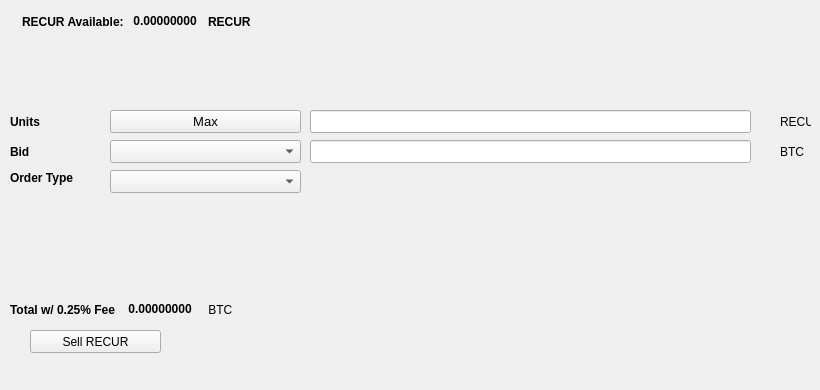
   <widget class="QWidget" name="SellTab">
    <attribute name="title">
     <string>Sell</string>
    </attribute>
    <widget class="QLabel" name="label_16">
     <property name="geometry">
      <rect>
       <x>780</x>
       <y>140</y>
       <width>31</width>
       <height>23</height>
      </rect>
     </property>
     <property name="text">
      <string>BTC</string>
     </property>
    </widget>
    <widget class="QComboBox" name="SellBidcomboBox">
     <property name="geometry">
      <rect>
       <x>110</x>
       <y>140</y>
       <width>191</width>
       <height>23</height>
      </rect>
     </property>
     <property name="font">
      <font>
       <pointsize>10</pointsize>
      </font>
     </property>
    </widget>
    <widget class="QLabel" name="label_18">
     <property name="geometry">
      <rect>
       <x>10</x>
       <y>110</y>
       <width>46</width>
       <height>23</height>
      </rect>
     </property>
     <property name="font">
      <font>
       <weight>75</weight>
       <bold>true</bold>
      </font>
     </property>
     <property name="text">
      <string>Units</string>
     </property>
    </widget>
    <widget class="QPushButton" name="Sell_Max_Amount">
     <property name="geometry">
      <rect>
       <x>110</x>
       <y>110</y>
       <width>191</width>
       <height>23</height>
      </rect>
     </property>
     <property name="font">
      <font>
       <pointsize>10</pointsize>
      </font>
     </property>
     <property name="text">
      <string>Max</string>
     </property>
    </widget>
    <widget class="QLabel" name="label_20">
     <property name="geometry">
      <rect>
       <x>10</x>
       <y>170</y>
       <width>91</width>
       <height>16</height>
      </rect>
     </property>
     <property name="font">
      <font>
       <weight>75</weight>
       <bold>true</bold>
      </font>
     </property>
     <property name="text">
      <string>Order Type</string>
     </property>
    </widget>
    <widget class="QComboBox" name="SellOrdertypeCombo">
     <property name="geometry">
      <rect>
       <x>110</x>
       <y>170</y>
       <width>191</width>
       <height>23</height>
      </rect>
     </property>
     <property name="font">
      <font>
       <pointsize>10</pointsize>
      </font>
     </property>
    </widget>
    <widget class="QLabel" name="label_21">
     <property name="geometry">
      <rect>
       <x>10</x>
       <y>140</y>
       <width>46</width>
       <height>23</height>
      </rect>
     </property>
     <property name="font">
      <font>
       <weight>75</weight>
       <bold>true</bold>
      </font>
     </property>
     <property name="text">
      <string>Bid</string>
     </property>
    </widget>
    <widget class="QLabel" name="label_22">
     <property name="geometry">
      <rect>
       <x>780</x>
       <y>110</y>
       <width>31</width>
       <height>23</height>
      </rect>
     </property>
     <property name="text">
      <string>RECUR</string>
     </property>
    </widget>
    <widget class="QLineEdit" name="UnitsInputRECUR">
     <property name="geometry">
      <rect>
       <x>310</x>
       <y>110</y>
       <width>441</width>
       <height>23</height>
      </rect>
     </property>
     <property name="font">
      <font>
       <pointsize>9</pointsize>
       <weight>75</weight>
       <bold>true</bold>
      </font>
     </property>
    </widget>
    <widget class="QLineEdit" name="SellBidPriceEdit">
     <property name="geometry">
      <rect>
       <x>310</x>
       <y>140</y>
       <width>441</width>
       <height>23</height>
      </rect>
     </property>
     <property name="font">
      <font>
       <pointsize>9</pointsize>
       <weight>75</weight>
       <bold>true</bold>
      </font>
     </property>
    </widget>
    <widget class="QPushButton" name="SellRECURBTN">
     <property name="geometry">
      <rect>
       <x>30</x>
       <y>330</y>
       <width>131</width>
       <height>23</height>
      </rect>
     </property>
     <property name="text">
      <string>Sell RECUR</string>
     </property>
     <property name="icon">
      <iconset>
       <normaloff>:/icons/bitcoin</normaloff>:/icons/bitcoin</iconset>
     </property>
    </widget>
    <widget class="QWidget" name="layoutWidget3">
     <property name="geometry">
      <rect>
       <x>22</x>
       <y>12</y>
       <width>258</width>
       <height>19</height>
      </rect>
     </property>
     <layout class="QHBoxLayout" name="horizontalLayout">
      <item>
       <widget class="QLabel" name="label232_2">
        <property name="font">
         <font>
          <weight>75</weight>
          <bold>true</bold>
         </font>
        </property>
        <property name="text">
         <string>RECUR Available:</string>
        </property>
       </widget>
      </item>
      <item>
       <widget class="QLabel" name="RECURAvailableLabel">
        <property name="palette">
         <palette>
          <active>
           <colorrole role="WindowText">
            <brush brushstyle="SolidPattern">
             <color alpha="255">
              <red>0</red>
              <green>0</green>
              <blue>0</blue>
             </color>
            </brush>
           </colorrole>
           <colorrole role="Button">
            <brush brushstyle="SolidPattern">
             <color alpha="255">
              <red>0</red>
              <green>170</green>
              <blue>0</blue>
             </color>
            </brush>
           </colorrole>
           <colorrole role="Light">
            <brush brushstyle="SolidPattern">
             <color alpha="255">
              <red>0</red>
              <green>255</green>
              <blue>0</blue>
             </color>
            </brush>
           </colorrole>
           <colorrole role="Midlight">
            <brush brushstyle="SolidPattern">
             <color alpha="255">
              <red>0</red>
              <green>212</green>
              <blue>0</blue>
             </color>
            </brush>
           </colorrole>
           <colorrole role="Dark">
            <brush brushstyle="SolidPattern">
             <color alpha="255">
              <red>0</red>
              <green>85</green>
              <blue>0</blue>
             </color>
            </brush>
           </colorrole>
           <colorrole role="Mid">
            <brush brushstyle="SolidPattern">
             <color alpha="255">
              <red>0</red>
              <green>113</green>
              <blue>0</blue>
             </color>
            </brush>
           </colorrole>
           <colorrole role="Text">
            <brush brushstyle="SolidPattern">
             <color alpha="255">
              <red>0</red>
              <green>170</green>
              <blue>0</blue>
             </color>
            </brush>
           </colorrole>
           <colorrole role="BrightText">
            <brush brushstyle="SolidPattern">
             <color alpha="255">
              <red>255</red>
              <green>255</green>
              <blue>255</blue>
             </color>
            </brush>
           </colorrole>
           <colorrole role="ButtonText">
            <brush brushstyle="SolidPattern">
             <color alpha="255">
              <red>0</red>
              <green>0</green>
              <blue>0</blue>
             </color>
            </brush>
           </colorrole>
           <colorrole role="Base">
            <brush brushstyle="SolidPattern">
             <color alpha="255">
              <red>255</red>
              <green>255</green>
              <blue>255</blue>
             </color>
            </brush>
           </colorrole>
           <colorrole role="Window">
            <brush brushstyle="SolidPattern">
             <color alpha="255">
              <red>0</red>
              <green>170</green>
              <blue>0</blue>
             </color>
            </brush>
           </colorrole>
           <colorrole role="Shadow">
            <brush brushstyle="SolidPattern">
             <color alpha="255">
              <red>0</red>
              <green>0</green>
              <blue>0</blue>
             </color>
            </brush>
           </colorrole>
           <colorrole role="AlternateBase">
            <brush brushstyle="SolidPattern">
             <color alpha="255">
              <red>127</red>
              <green>212</green>
              <blue>127</blue>
             </color>
            </brush>
           </colorrole>
           <colorrole role="ToolTipBase">
            <brush brushstyle="SolidPattern">
             <color alpha="255">
              <red>255</red>
              <green>255</green>
              <blue>220</blue>
             </color>
            </brush>
           </colorrole>
           <colorrole role="ToolTipText">
            <brush brushstyle="SolidPattern">
             <color alpha="255">
              <red>0</red>
              <green>0</green>
              <blue>0</blue>
             </color>
            </brush>
           </colorrole>
          </active>
          <inactive>
           <colorrole role="WindowText">
            <brush brushstyle="SolidPattern">
             <color alpha="255">
              <red>0</red>
              <green>0</green>
              <blue>0</blue>
             </color>
            </brush>
           </colorrole>
           <colorrole role="Button">
            <brush brushstyle="SolidPattern">
             <color alpha="255">
              <red>0</red>
              <green>170</green>
              <blue>0</blue>
             </color>
            </brush>
           </colorrole>
           <colorrole role="Light">
            <brush brushstyle="SolidPattern">
             <color alpha="255">
              <red>0</red>
              <green>255</green>
              <blue>0</blue>
             </color>
            </brush>
           </colorrole>
           <colorrole role="Midlight">
            <brush brushstyle="SolidPattern">
             <color alpha="255">
              <red>0</red>
              <green>212</green>
              <blue>0</blue>
             </color>
            </brush>
           </colorrole>
           <colorrole role="Dark">
            <brush brushstyle="SolidPattern">
             <color alpha="255">
              <red>0</red>
              <green>85</green>
              <blue>0</blue>
             </color>
            </brush>
           </colorrole>
           <colorrole role="Mid">
            <brush brushstyle="SolidPattern">
             <color alpha="255">
              <red>0</red>
              <green>113</green>
              <blue>0</blue>
             </color>
            </brush>
           </colorrole>
           <colorrole role="Text">
            <brush brushstyle="SolidPattern">
             <color alpha="255">
              <red>0</red>
              <green>170</green>
              <blue>0</blue>
             </color>
            </brush>
           </colorrole>
           <colorrole role="BrightText">
            <brush brushstyle="SolidPattern">
             <color alpha="255">
              <red>255</red>
              <green>255</green>
              <blue>255</blue>
             </color>
            </brush>
           </colorrole>
           <colorrole role="ButtonText">
            <brush brushstyle="SolidPattern">
             <color alpha="255">
              <red>0</red>
              <green>0</green>
              <blue>0</blue>
             </color>
            </brush>
           </colorrole>
           <colorrole role="Base">
            <brush brushstyle="SolidPattern">
             <color alpha="255">
              <red>255</red>
              <green>255</green>
              <blue>255</blue>
             </color>
            </brush>
           </colorrole>
           <colorrole role="Window">
            <brush brushstyle="SolidPattern">
             <color alpha="255">
              <red>0</red>
              <green>170</green>
              <blue>0</blue>
             </color>
            </brush>
           </colorrole>
           <colorrole role="Shadow">
            <brush brushstyle="SolidPattern">
             <color alpha="255">
              <red>0</red>
              <green>0</green>
              <blue>0</blue>
             </color>
            </brush>
           </colorrole>
           <colorrole role="AlternateBase">
            <brush brushstyle="SolidPattern">
             <color alpha="255">
              <red>127</red>
              <green>212</green>
              <blue>127</blue>
             </color>
            </brush>
           </colorrole>
           <colorrole role="ToolTipBase">
            <brush brushstyle="SolidPattern">
             <color alpha="255">
              <red>255</red>
              <green>255</green>
              <blue>220</blue>
             </color>
            </brush>
           </colorrole>
           <colorrole role="ToolTipText">
            <brush brushstyle="SolidPattern">
             <color alpha="255">
              <red>0</red>
              <green>0</green>
              <blue>0</blue>
             </color>
            </brush>
           </colorrole>
          </inactive>
          <disabled>
           <colorrole role="WindowText">
            <brush brushstyle="SolidPattern">
             <color alpha="255">
              <red>0</red>
              <green>85</green>
              <blue>0</blue>
             </color>
            </brush>
           </colorrole>
           <colorrole role="Button">
            <brush brushstyle="SolidPattern">
             <color alpha="255">
              <red>0</red>
              <green>170</green>
              <blue>0</blue>
             </color>
            </brush>
           </colorrole>
           <colorrole role="Light">
            <brush brushstyle="SolidPattern">
             <color alpha="255">
              <red>0</red>
              <green>255</green>
              <blue>0</blue>
             </color>
            </brush>
           </colorrole>
           <colorrole role="Midlight">
            <brush brushstyle="SolidPattern">
             <color alpha="255">
              <red>0</red>
              <green>212</green>
              <blue>0</blue>
             </color>
            </brush>
           </colorrole>
           <colorrole role="Dark">
            <brush brushstyle="SolidPattern">
             <color alpha="255">
              <red>0</red>
              <green>85</green>
              <blue>0</blue>
             </color>
            </brush>
           </colorrole>
           <colorrole role="Mid">
            <brush brushstyle="SolidPattern">
             <color alpha="255">
              <red>0</red>
              <green>113</green>
              <blue>0</blue>
             </color>
            </brush>
           </colorrole>
           <colorrole role="Text">
            <brush brushstyle="SolidPattern">
             <color alpha="255">
              <red>0</red>
              <green>85</green>
              <blue>0</blue>
             </color>
            </brush>
           </colorrole>
           <colorrole role="BrightText">
            <brush brushstyle="SolidPattern">
             <color alpha="255">
              <red>255</red>
              <green>255</green>
              <blue>255</blue>
             </color>
            </brush>
           </colorrole>
           <colorrole role="ButtonText">
            <brush brushstyle="SolidPattern">
             <color alpha="255">
              <red>0</red>
              <green>85</green>
              <blue>0</blue>
             </color>
            </brush>
           </colorrole>
           <colorrole role="Base">
            <brush brushstyle="SolidPattern">
             <color alpha="255">
              <red>0</red>
              <green>170</green>
              <blue>0</blue>
             </color>
            </brush>
           </colorrole>
           <colorrole role="Window">
            <brush brushstyle="SolidPattern">
             <color alpha="255">
              <red>0</red>
              <green>170</green>
              <blue>0</blue>
             </color>
            </brush>
           </colorrole>
           <colorrole role="Shadow">
            <brush brushstyle="SolidPattern">
             <color alpha="255">
              <red>0</red>
              <green>0</green>
              <blue>0</blue>
             </color>
            </brush>
           </colorrole>
           <colorrole role="AlternateBase">
            <brush brushstyle="SolidPattern">
             <color alpha="255">
              <red>0</red>
              <green>170</green>
              <blue>0</blue>
             </color>
            </brush>
           </colorrole>
           <colorrole role="ToolTipBase">
            <brush brushstyle="SolidPattern">
             <color alpha="255">
              <red>255</red>
              <green>255</green>
              <blue>220</blue>
             </color>
            </brush>
           </colorrole>
           <colorrole role="ToolTipText">
            <brush brushstyle="SolidPattern">
             <color alpha="255">
              <red>0</red>
              <green>0</green>
              <blue>0</blue>
             </color>
            </brush>
           </colorrole>
          </disabled>
         </palette>
        </property>
        <property name="font">
         <font>
          <weight>75</weight>
          <bold>true</bold>
         </font>
        </property>
        <property name="text">
         <string> 0.00000000 </string>
        </property>
        <property name="textInteractionFlags">
         <set>Qt::LinksAccessibleByMouse|Qt::TextSelectableByKeyboard|Qt::TextSelectableByMouse</set>
        </property>
       </widget>
      </item>
      <item>
       <widget class="QLabel" name="labelRECUR">
        <property name="font">
         <font>
          <weight>75</weight>
          <bold>true</bold>
         </font>
        </property>
        <property name="text">
         <string>RECUR</string>
        </property>
       </widget>
      </item>
     </layout>
    </widget>
    <widget class="QWidget" name="layoutWidget">
     <property name="geometry">
      <rect>
       <x>10</x>
       <y>300</y>
       <width>268</width>
       <height>19</height>
      </rect>
     </property>
     <layout class="QHBoxLayout" name="horizontalLayout_2">
      <item>
       <widget class="QLabel" name="label_19">
        <property name="font">
         <font>
          <weight>75</weight>
          <bold>true</bold>
         </font>
        </property>
        <property name="text">
         <string>Total w/ 0.25% Fee </string>
        </property>
       </widget>
      </item>
      <item>
       <widget class="QLabel" name="SellCostLabel">
        <property name="palette">
         <palette>
          <active>
           <colorrole role="WindowText">
            <brush brushstyle="SolidPattern">
             <color alpha="255">
              <red>0</red>
              <green>0</green>
              <blue>0</blue>
             </color>
            </brush>
           </colorrole>
           <colorrole role="Button">
            <brush brushstyle="SolidPattern">
             <color alpha="255">
              <red>0</red>
              <green>170</green>
              <blue>0</blue>
             </color>
            </brush>
           </colorrole>
           <colorrole role="Light">
            <brush brushstyle="SolidPattern">
             <color alpha="255">
              <red>0</red>
              <green>255</green>
              <blue>0</blue>
             </color>
            </brush>
           </colorrole>
           <colorrole role="Midlight">
            <brush brushstyle="SolidPattern">
             <color alpha="255">
              <red>0</red>
              <green>212</green>
              <blue>0</blue>
             </color>
            </brush>
           </colorrole>
           <colorrole role="Dark">
            <brush brushstyle="SolidPattern">
             <color alpha="255">
              <red>0</red>
              <green>85</green>
              <blue>0</blue>
             </color>
            </brush>
           </colorrole>
           <colorrole role="Mid">
            <brush brushstyle="SolidPattern">
             <color alpha="255">
              <red>0</red>
              <green>113</green>
              <blue>0</blue>
             </color>
            </brush>
           </colorrole>
           <colorrole role="Text">
            <brush brushstyle="SolidPattern">
             <color alpha="255">
              <red>0</red>
              <green>170</green>
              <blue>0</blue>
             </color>
            </brush>
           </colorrole>
           <colorrole role="BrightText">
            <brush brushstyle="SolidPattern">
             <color alpha="255">
              <red>255</red>
              <green>255</green>
              <blue>255</blue>
             </color>
            </brush>
           </colorrole>
           <colorrole role="ButtonText">
            <brush brushstyle="SolidPattern">
             <color alpha="255">
              <red>0</red>
              <green>0</green>
              <blue>0</blue>
             </color>
            </brush>
           </colorrole>
           <colorrole role="Base">
            <brush brushstyle="SolidPattern">
             <color alpha="255">
              <red>255</red>
              <green>255</green>
              <blue>255</blue>
             </color>
            </brush>
           </colorrole>
           <colorrole role="Window">
            <brush brushstyle="SolidPattern">
             <color alpha="255">
              <red>0</red>
              <green>170</green>
              <blue>0</blue>
             </color>
            </brush>
           </colorrole>
           <colorrole role="Shadow">
            <brush brushstyle="SolidPattern">
             <color alpha="255">
              <red>0</red>
              <green>0</green>
              <blue>0</blue>
             </color>
            </brush>
           </colorrole>
           <colorrole role="AlternateBase">
            <brush brushstyle="SolidPattern">
             <color alpha="255">
              <red>127</red>
              <green>212</green>
              <blue>127</blue>
             </color>
            </brush>
           </colorrole>
           <colorrole role="ToolTipBase">
            <brush brushstyle="SolidPattern">
             <color alpha="255">
              <red>255</red>
              <green>255</green>
              <blue>220</blue>
             </color>
            </brush>
           </colorrole>
           <colorrole role="ToolTipText">
            <brush brushstyle="SolidPattern">
             <color alpha="255">
              <red>0</red>
              <green>0</green>
              <blue>0</blue>
             </color>
            </brush>
           </colorrole>
          </active>
          <inactive>
           <colorrole role="WindowText">
            <brush brushstyle="SolidPattern">
             <color alpha="255">
              <red>0</red>
              <green>0</green>
              <blue>0</blue>
             </color>
            </brush>
           </colorrole>
           <colorrole role="Button">
            <brush brushstyle="SolidPattern">
             <color alpha="255">
              <red>0</red>
              <green>170</green>
              <blue>0</blue>
             </color>
            </brush>
           </colorrole>
           <colorrole role="Light">
            <brush brushstyle="SolidPattern">
             <color alpha="255">
              <red>0</red>
              <green>255</green>
              <blue>0</blue>
             </color>
            </brush>
           </colorrole>
           <colorrole role="Midlight">
            <brush brushstyle="SolidPattern">
             <color alpha="255">
              <red>0</red>
              <green>212</green>
              <blue>0</blue>
             </color>
            </brush>
           </colorrole>
           <colorrole role="Dark">
            <brush brushstyle="SolidPattern">
             <color alpha="255">
              <red>0</red>
              <green>85</green>
              <blue>0</blue>
             </color>
            </brush>
           </colorrole>
           <colorrole role="Mid">
            <brush brushstyle="SolidPattern">
             <color alpha="255">
              <red>0</red>
              <green>113</green>
              <blue>0</blue>
             </color>
            </brush>
           </colorrole>
           <colorrole role="Text">
            <brush brushstyle="SolidPattern">
             <color alpha="255">
              <red>0</red>
              <green>170</green>
              <blue>0</blue>
             </color>
            </brush>
           </colorrole>
           <colorrole role="BrightText">
            <brush brushstyle="SolidPattern">
             <color alpha="255">
              <red>255</red>
              <green>255</green>
              <blue>255</blue>
             </color>
            </brush>
           </colorrole>
           <colorrole role="ButtonText">
            <brush brushstyle="SolidPattern">
             <color alpha="255">
              <red>0</red>
              <green>0</green>
              <blue>0</blue>
             </color>
            </brush>
           </colorrole>
           <colorrole role="Base">
            <brush brushstyle="SolidPattern">
             <color alpha="255">
              <red>255</red>
              <green>255</green>
              <blue>255</blue>
             </color>
            </brush>
           </colorrole>
           <colorrole role="Window">
            <brush brushstyle="SolidPattern">
             <color alpha="255">
              <red>0</red>
              <green>170</green>
              <blue>0</blue>
             </color>
            </brush>
           </colorrole>
           <colorrole role="Shadow">
            <brush brushstyle="SolidPattern">
             <color alpha="255">
              <red>0</red>
              <green>0</green>
              <blue>0</blue>
             </color>
            </brush>
           </colorrole>
           <colorrole role="AlternateBase">
            <brush brushstyle="SolidPattern">
             <color alpha="255">
              <red>127</red>
              <green>212</green>
              <blue>127</blue>
             </color>
            </brush>
           </colorrole>
           <colorrole role="ToolTipBase">
            <brush brushstyle="SolidPattern">
             <color alpha="255">
              <red>255</red>
              <green>255</green>
              <blue>220</blue>
             </color>
            </brush>
           </colorrole>
           <colorrole role="ToolTipText">
            <brush brushstyle="SolidPattern">
             <color alpha="255">
              <red>0</red>
              <green>0</green>
              <blue>0</blue>
             </color>
            </brush>
           </colorrole>
          </inactive>
          <disabled>
           <colorrole role="WindowText">
            <brush brushstyle="SolidPattern">
             <color alpha="255">
              <red>0</red>
              <green>85</green>
              <blue>0</blue>
             </color>
            </brush>
           </colorrole>
           <colorrole role="Button">
            <brush brushstyle="SolidPattern">
             <color alpha="255">
              <red>0</red>
              <green>170</green>
              <blue>0</blue>
             </color>
            </brush>
           </colorrole>
           <colorrole role="Light">
            <brush brushstyle="SolidPattern">
             <color alpha="255">
              <red>0</red>
              <green>255</green>
              <blue>0</blue>
             </color>
            </brush>
           </colorrole>
           <colorrole role="Midlight">
            <brush brushstyle="SolidPattern">
             <color alpha="255">
              <red>0</red>
              <green>212</green>
              <blue>0</blue>
             </color>
            </brush>
           </colorrole>
           <colorrole role="Dark">
            <brush brushstyle="SolidPattern">
             <color alpha="255">
              <red>0</red>
              <green>85</green>
              <blue>0</blue>
             </color>
            </brush>
           </colorrole>
           <colorrole role="Mid">
            <brush brushstyle="SolidPattern">
             <color alpha="255">
              <red>0</red>
              <green>113</green>
              <blue>0</blue>
             </color>
            </brush>
           </colorrole>
           <colorrole role="Text">
            <brush brushstyle="SolidPattern">
             <color alpha="255">
              <red>0</red>
              <green>85</green>
              <blue>0</blue>
             </color>
            </brush>
           </colorrole>
           <colorrole role="BrightText">
            <brush brushstyle="SolidPattern">
             <color alpha="255">
              <red>255</red>
              <green>255</green>
              <blue>255</blue>
             </color>
            </brush>
           </colorrole>
           <colorrole role="ButtonText">
            <brush brushstyle="SolidPattern">
             <color alpha="255">
              <red>0</red>
              <green>85</green>
              <blue>0</blue>
             </color>
            </brush>
           </colorrole>
           <colorrole role="Base">
            <brush brushstyle="SolidPattern">
             <color alpha="255">
              <red>0</red>
              <green>170</green>
              <blue>0</blue>
             </color>
            </brush>
           </colorrole>
           <colorrole role="Window">
            <brush brushstyle="SolidPattern">
             <color alpha="255">
              <red>0</red>
              <green>170</green>
              <blue>0</blue>
             </color>
            </brush>
           </colorrole>
           <colorrole role="Shadow">
            <brush brushstyle="SolidPattern">
             <color alpha="255">
              <red>0</red>
              <green>0</green>
              <blue>0</blue>
             </color>
            </brush>
           </colorrole>
           <colorrole role="AlternateBase">
            <brush brushstyle="SolidPattern">
             <color alpha="255">
              <red>0</red>
              <green>170</green>
              <blue>0</blue>
             </color>
            </brush>
           </colorrole>
           <colorrole role="ToolTipBase">
            <brush brushstyle="SolidPattern">
             <color alpha="255">
              <red>255</red>
              <green>255</green>
              <blue>220</blue>
             </color>
            </brush>
           </colorrole>
           <colorrole role="ToolTipText">
            <brush brushstyle="SolidPattern">
             <color alpha="255">
              <red>0</red>
              <green>0</green>
              <blue>0</blue>
             </color>
            </brush>
           </colorrole>
          </disabled>
         </palette>
        </property>
        <property name="font">
         <font>
          <weight>75</weight>
          <bold>true</bold>
         </font>
        </property>
        <property name="autoFillBackground">
         <bool>false</bool>
        </property>
        <property name="text">
         <string> 0.00000000</string>
        </property>
        <property name="textInteractionFlags">
         <set>Qt::LinksAccessibleByMouse|Qt::TextSelectableByMouse</set>
        </property>
       </widget>
      </item>
      <item>
       <widget class="QLabel" name="label_17">
        <property name="font">
         <font>
          <weight>50</weight>
          <bold>false</bold>
         </font>
        </property>
        <property name="text">
         <string> BTC</string>
        </property>
       </widget>
      </item>
     </layout>
    </widget>
    <widget class="QLabel" name="label_23">
     <property name="geometry">
      <rect>
       <x>460</x>
       <y>300</y>
       <width>281</width>
       <height>81</height>
      </rect>
     </property>
     <property name="text">
      <string/>
     </property>
     <property name="pixmap">
      <pixmap>:/images/bittrex</pixmap>
     </property>
    </widget>
   </widget>
